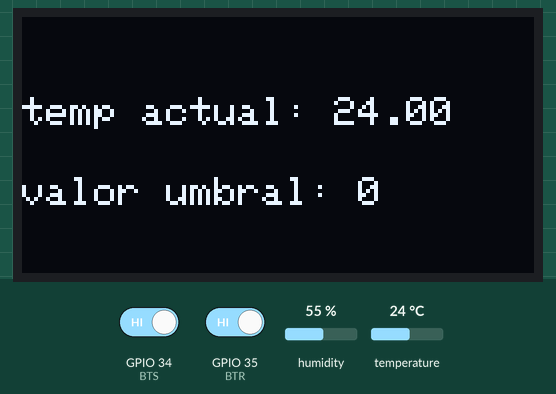
Recording of a sketch running on a simulated ESP32. Parts: 128×64 one-colour display. The test bench sets the inputs (shaded band); at power-on: temperature 24 °C, GPIO 34 (BTS) HIGH, GPIO 35 (BTR) HIGH, humidity 55 %. What the sketch prints to the serial monitor is not drawn.

Above: at 1.2 s.
1.3 s: temperature set to 12 °C
At 3.3 s:
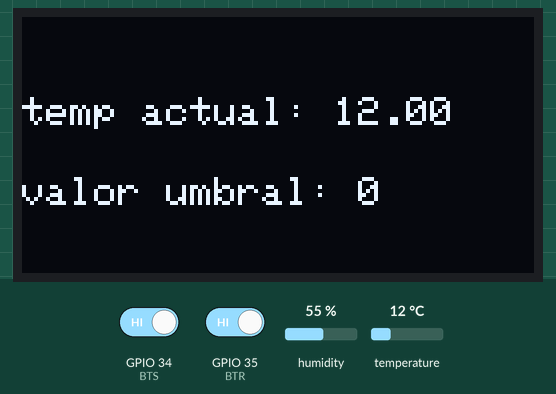
3.6 s: temperature set to 19 °C
5.6 s: temperature set to 28 °C
At 6.5 s:
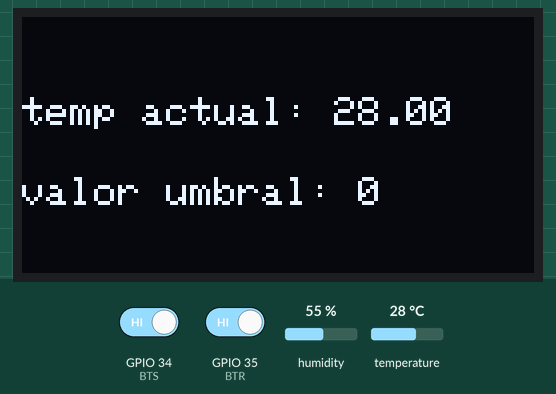
7.7 s: GPIO 34 (BTS) driven LOW and GPIO 35 (BTR) driven LOW
9.6 s: GPIO 34 (BTS) driven HIGH
11.1 s: GPIO 35 (BTR) driven HIGH
At 11.7 s:
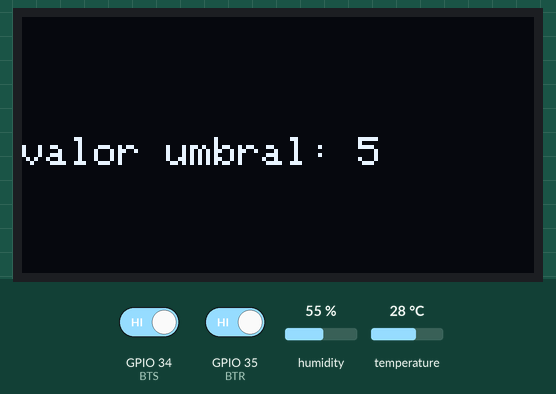
Timing chart, 0 to 13.6 s (numbered marks = the images above; inputs shaded):
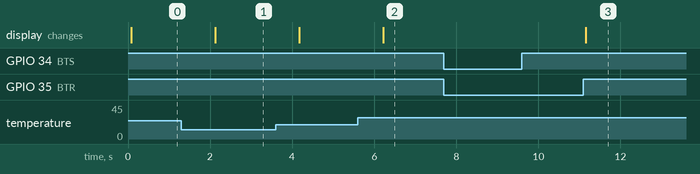

Measured:
- after the input at 1.3 s, the display: changes after 0.83 s (image 1)
- after the input at 5.6 s, the display: changes after 0.62 s (image 2)
- after the input at 7.7 s, every drawn part: stays the same
- after the input at 9.6 s, every drawn part: stays the same
- after the input at 11.1 s, the display: changes after 0.06 s (image 3)

The sketch:

ST_TP0_EJ4.ino
```cpp
#include <Wire.h>     // libreria para bus I2C
#include <Adafruit_GFX.h>   // libreria para pantallas graficas
#include <Adafruit_SSD1306.h>   // libreria para controlador SSD1306

#define SCREEN_WIDTH 128
#define SCREEN_HEIGHT 64

#define OLED_RESET 4
Adafruit_SSD1306 display(SCREEN_WIDTH, SCREEN_HEIGHT, &Wire, OLED_RESET);  // crea objeto


#include "DHT.h"
#include <DHT.h>
#include <DHT_U.h>
float t;
int ValorUmbral = 0;

#define DHTPIN 23     // Digital pin connected to the DHT sensor

#define DHTTYPE DHT11   // DHT 22  (AM2302), AM2321

DHT dht(DHTPIN, DHTTYPE);

int state;
#define inicio 1
#define pantalla2 2
#define BTS 34 // suma
#define BTR 35 // resta
int BTSlecture;
int BTRlecture;
void setup() {
  Serial.begin(115200);
  Wire.begin();         // inicializa bus I2C
  display.begin(SSD1306_SWITCHCAPVCC, 0x3C); // inicializa pantalla con direccion 0x3C
  dht.begin();
  pinMode(BTS, INPUT_PULLUP);
  pinMode(BTR, INPUT_PULLUP);
  state = inicio;
}

void loop() {
  switch (state)
  {
    case (inicio):

      dhtFunc();
      oledFunc();
      lectureBtn();

      break;

    case (pantalla2):
      delay(200);
      BTSlecture = digitalRead(BTS);
      BTRlecture = digitalRead(BTR);
      if ( BTSlecture == 1 && BTRlecture  == 1)
      {
        display.clearDisplay();      // limpia pantalla
        display.setTextColor(WHITE);
        display.setCursor(0, 30);
        display.print("valor umbral: ");  // escribe en pantalla el texto
        display.print(ValorUmbral);  // escribe en pantalla el texto
        display.display();     // muestra en pantalla todo lo establecido anteriormente

        Serial.print("paso");
        BTSlecture = digitalRead(BTS);
        BTRlecture = digitalRead(BTR);


      }
      if ( BTSlecture == 1 && BTRlecture  == 0)
      {


        ValorUmbral = ValorUmbral + 1;
        delay(100);
        BTSlecture = digitalRead(BTS);
        BTRlecture = digitalRead(BTR);


      }
      if ( BTSlecture == 0 && BTRlecture  == 1)
      {

        ValorUmbral = ValorUmbral - 1;
        delay(100);
        BTSlecture = digitalRead(BTS);
        BTRlecture = digitalRead(BTR);


      }


      if ( BTSlecture == 0 && BTRlecture  == 0)
      {
        Serial.print("inicio");
        BTSlecture = digitalRead(BTS);
        BTRlecture = digitalRead(BTR);
        delay(200);

        state = inicio;


      }


      break;
  }
}
void dhtFunc() {

  t = dht.readTemperature(); //Leemos la temperatura en grados Celsius
}
void oledFunc()
{
  display.clearDisplay();      // limpia pantalla
  display.setCursor(0, 20);     // ubica cursor en inicio de coordenadas 0,0
  display.setTextSize(1);
  display.print("temp actual: ");  // escribe en pantalla el texto
  display.setTextColor(WHITE);
  display.print(t);  // escribe en pantalla el texto
  display.setCursor(0, 40);
  display.print("valor umbral: ");  // escribe en pantalla el texto
  display.print(ValorUmbral);  // escribe en pantalla el texto
  display.display();     // muestra en pantalla todo lo establecido anteriormente
}


void lectureBtn()
{

  BTSlecture = digitalRead(BTS);
  BTRlecture = digitalRead(BTR);

  if ( BTSlecture == 0 && BTRlecture  == 0)
  {
    Serial.print("prueba");
    BTSlecture = digitalRead(BTS);
    BTRlecture = digitalRead(BTR);

    state = pantalla2;


  }
}
```
